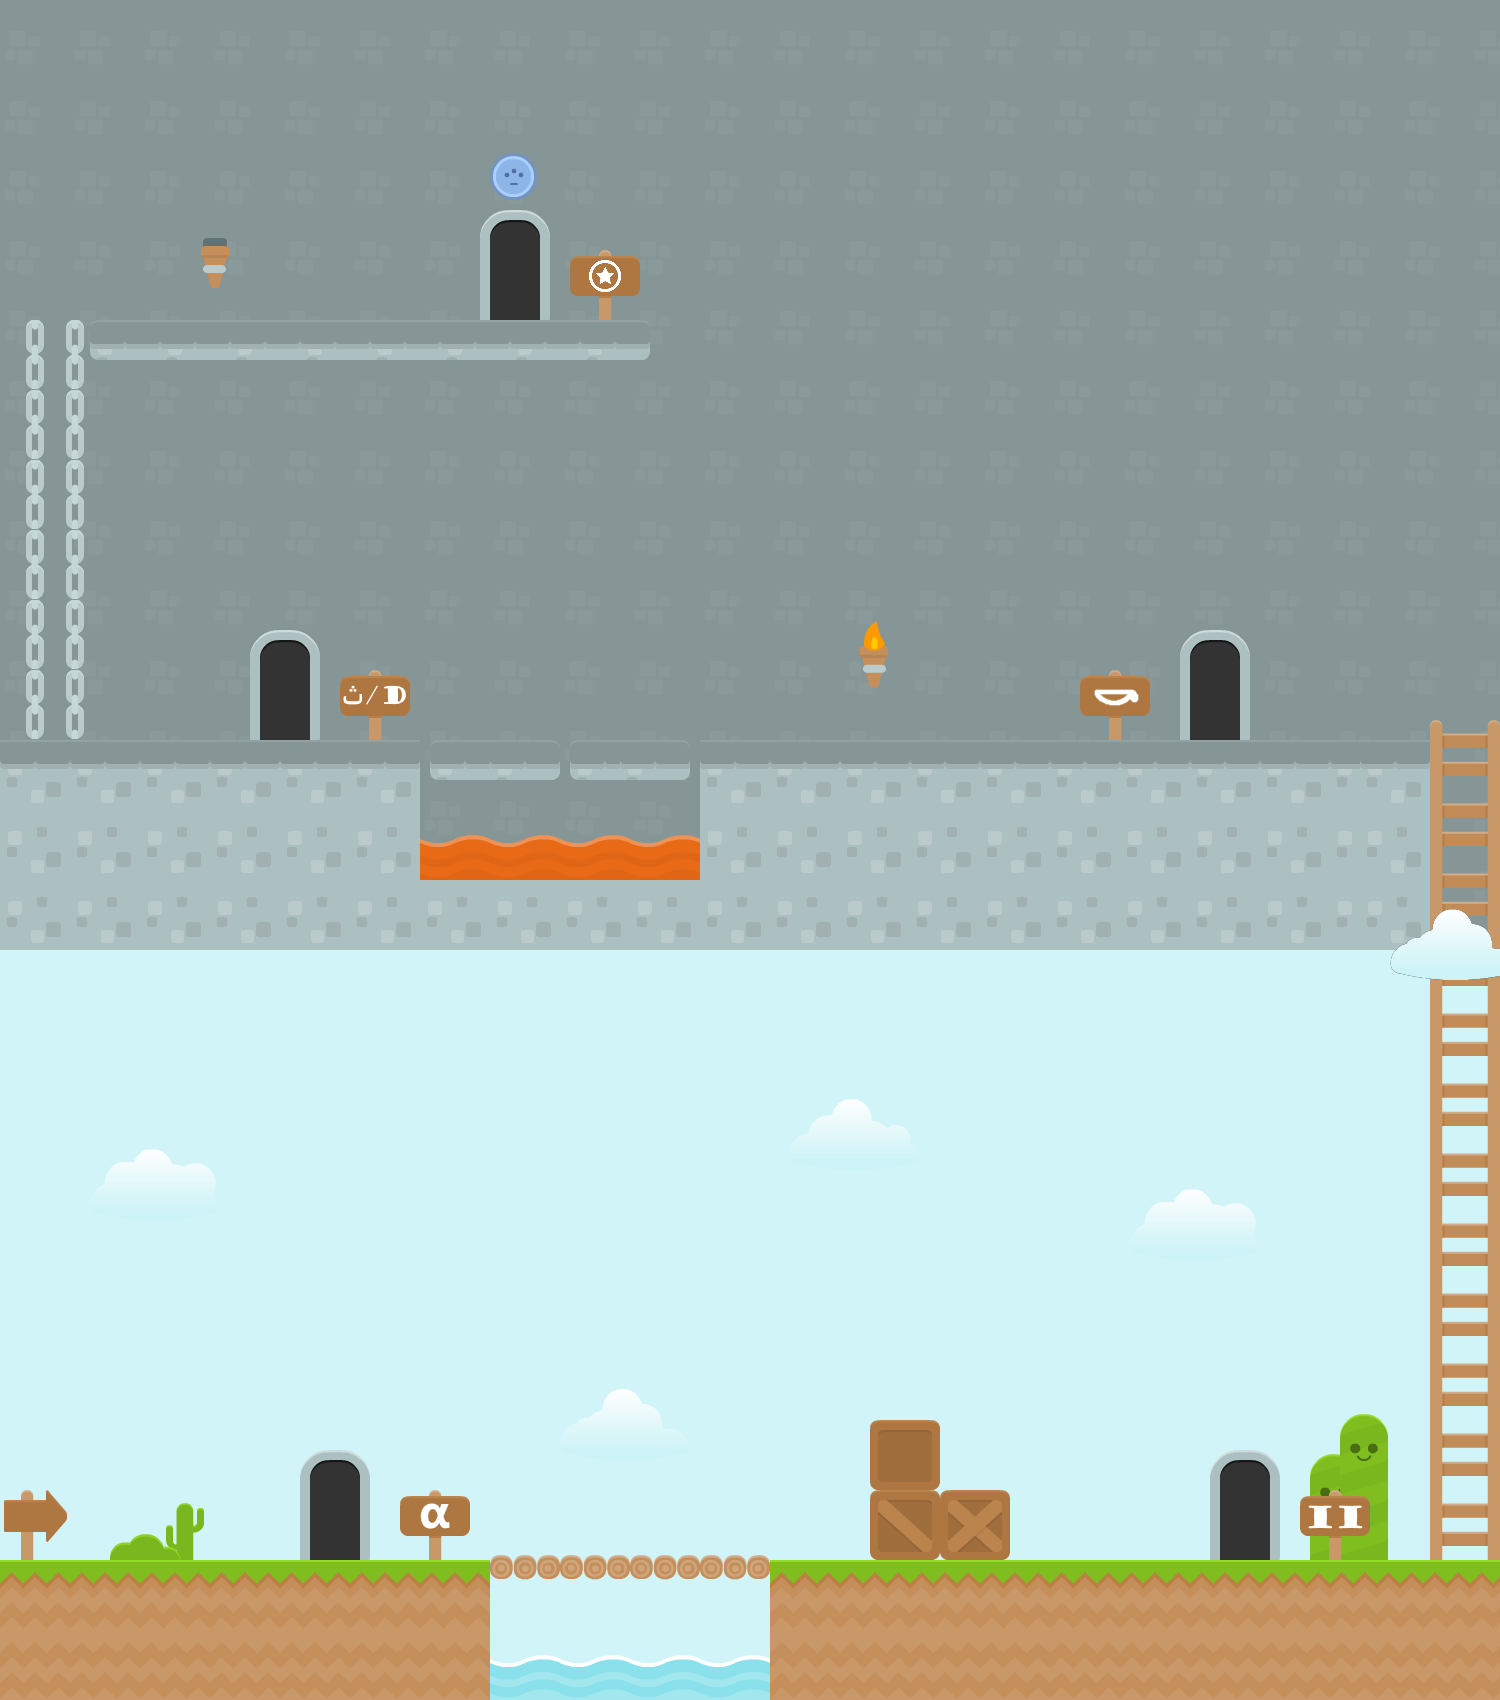

A level layout from a 2D game, rendered from its tile map. Below: a short description, then the map file with tile-grid data replaced by summaries:
An orthogonal 150x170 tile map with 10x10 px tiles, 7 tile layers (backgrounds, stairs, far, doors, ...), 7 tilesets.

<map version="1.0" orientation="orthogonal" renderorder="right-down" width="150" height="170" tilewidth="10" tileheight="10">
 <tileset firstgid="1" name="env1" tilewidth="70" tileheight="70">
  <image source="env1.png" width="630" height="490" />
 </tileset>
 <tileset firstgid="64" name="clouds1" tilewidth="128" tileheight="71">
  <image source="clouds1.png" width="129" height="213" />
 </tileset>
 <tileset firstgid="67" name="short_thingy1" tilewidth="48" tileheight="106">
  <image source="short_thingy1.png" width="96" height="106" />
 </tileset>
 <tileset firstgid="69" name="tall_thingy1" tilewidth="48" tileheight="146">
  <image source="tall_thingy1.png" width="96" height="146" />
 </tileset>
 <tileset firstgid="71" name="progress1" tilewidth="47" tileheight="47">
  <image source="progress1.png" width="94" height="47" />
 </tileset>
 <tileset firstgid="73" name="bckg1" tilewidth="10" tileheight="10">
  <image source="bckg1.png" width="140" height="70" />
 </tileset>
 <tileset firstgid="171" name="brick1" tilewidth="10" tileheight="10">
  <image source="brick1.png" width="70" height="70" />
 </tileset>
 <layer name="backgrounds" width="150" height="170">
  <data>[25500 cells, 25500 non-empty, 98 distinct tile ids]</data>
 </layer>
 <layer name="stairs" width="150" height="170">
  <data>[25500 cells, 24 non-empty, 3 distinct tile ids]</data>
 </layer>
 <layer name="far" width="150" height="170">
  <data>[25500 cells, 9 non-empty, 8 distinct tile ids]</data>
 </layer>
 <layer name="doors" width="150" height="170">
  <data>[25500 cells, 19 non-empty, 9 distinct tile ids]</data>
 </layer>
 <layer name="locks" width="150" height="170">
  <data>[25500 cells, 0 non-empty, 0 distinct tile ids]</data>
 </layer>
 <objectgroup name="player" />
 <layer name="floor" width="150" height="170">
  <data>[25500 cells, 1095 non-empty, 59 distinct tile ids]</data>
 </layer>
 <layer name="top" width="150" height="170">
  <data>[25500 cells, 5 non-empty, 5 distinct tile ids]</data>
 </layer>
 <objectgroup name="controls" />
</map>
